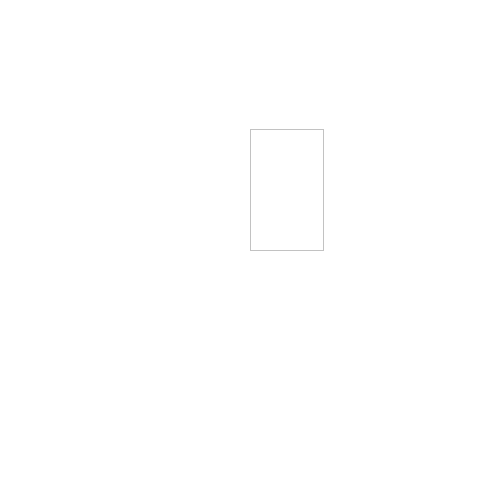
Frame 1 (no input)
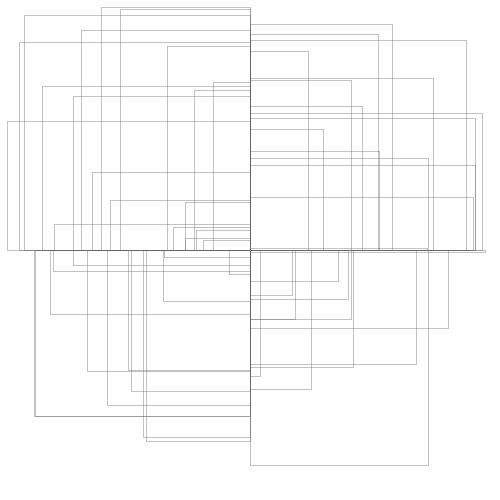
Frame 60 (the mouse pressed at the canvas centre just before this capture)
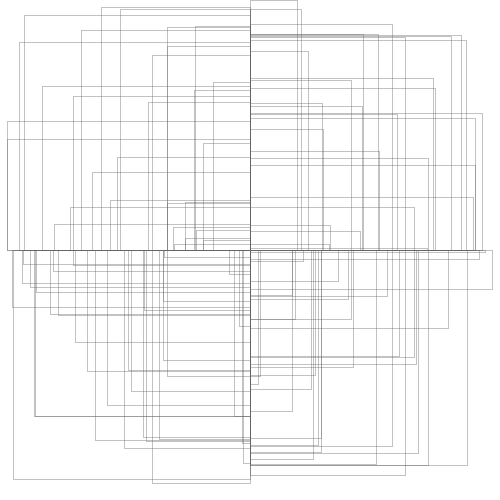
Frame 120 (the mouse held since frame 60 and released just before this capture)

The Processing sketch that drew these frames (run headless with seeded random() and noise(); from frame 60 on, the mouse is pressed at the canvas centre):

// Processing sketch: sketch_160205_random
// ── sketch_160205_random.pde
// Mode continu
// gestionnaire de démarrage
void setup()
{
  size(500,500);
  background(255,255,255);
}

// gestionnaire (ou boucle) de dessin
void draw()
{
  noFill();
  stroke(100,100,100,100); // R,V,B,transparence
  // line(250,250,random(0,500),random(0,500));
  rect(250,250,random(-250,250),random(-250,250));
}
